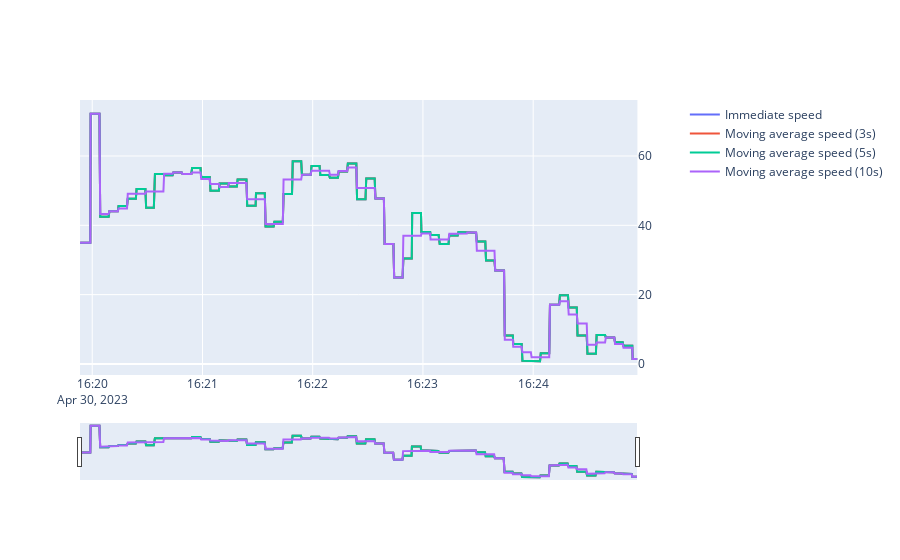

The cell this chart's notebook holds for it:
### Markdown cell above
### View simple moving average speed

### Code cell
fig_speed = make_subplots(specs=[[{"secondary_y": True}]])

fig_speed.add_trace(
    go.Scatter(
        x=df["timestamp"],
        y=df["_speed_kmhr_filled"],
        name="Immediate speed",
        mode="lines",
    ),
    secondary_y=True,
)
fig_speed.add_trace(
    go.Scatter(
        x=df["timestamp"],
        y=df["_speed_kmhr_sma3"],
        name="Moving average speed (3s)",
        mode="lines",
    ),
    secondary_y=True,
)
fig_speed.add_trace(
    go.Scatter(
        x=df["timestamp"],
        y=df["_speed_kmhr_sma5"],
        name="Moving average speed (5s)",
        mode="lines",
    ),
    secondary_y=True,
)
fig_speed.add_trace(
    go.Scatter(
        x=df["timestamp"],
        y=df["_speed_kmhr_sma10"],
        name="Moving average speed (10s)",
        mode="lines",
    ),
    secondary_y=True,
)

fig_speed.update_layout(xaxis=dict(rangeslider=dict(visible=True), type="date"))

### Figure 1 — Plotly figure (JSON) as saved in the notebook; plotly's stock layout.template omitted (floating-point values rounded to 4 significant figures; data arrays with more than 128 entries replaced by an {"elided": "..."} marker saying what was removed)
{"data": [{"mode": "lines", "name": "Immediate speed", "type": "scatter", "x": {"elided": "883 str values"}, "xaxis": "x", "y": {"elided": "883 float values"}, "yaxis": "y2"}, {"mode": "lines", "name": "Moving average speed (3s)", "type": "scatter", "x": {"elided": "883 str values"}, "xaxis": "x", "y": {"elided": "883 float values"}, "yaxis": "y2"}, {"mode": "lines", "name": "Moving average speed (5s)", "type": "scatter", "x": {"elided": "883 str values"}, "xaxis": "x", "y": {"elided": "883 float values"}, "yaxis": "y2"}, {"mode": "lines", "name": "Moving average speed (10s)", "type": "scatter", "x": {"elided": "883 str values"}, "xaxis": "x", "y": {"elided": "883 float values"}, "yaxis": "y2"}], "layout": {"xaxis": {"anchor": "y", "domain": [0, 0.94], "rangeslider": {"visible": true}, "type": "date"}, "yaxis": {"anchor": "x", "domain": [0, 1]}, "yaxis2": {"anchor": "x", "overlaying": "y", "side": "right"}}}
